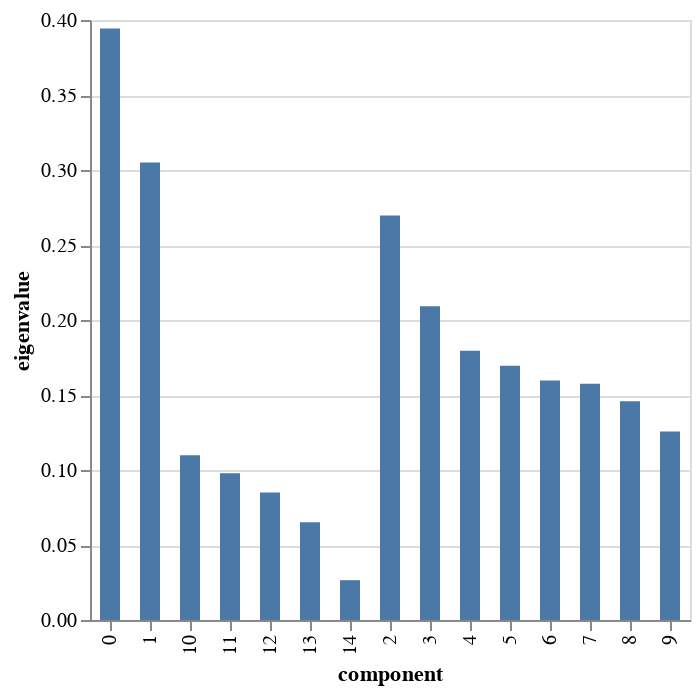

Notebook code cell kept with this figure:
### Code cell
# %load solutions/pred/mca.py

### Figure 1 — Vega-Lite specification as saved in the notebook (floating-point values rounded to 4 significant figures)
{"config": {"view": {"continuousWidth": 300, "continuousHeight": 300}}, "data": {"name": "data-d4319300dda22cfb9cd6f3b8f1eb6065"}, "mark": {"type": "bar", "size": 10}, "encoding": {"tooltip": [{"field": "component", "type": "nominal"}, {"field": "eigenvalue", "type": "quantitative"}, {"field": "% of variance", "type": "quantitative"}, {"field": "% of variance (cumulative)", "type": "quantitative"}], "x": {"field": "component", "type": "nominal"}, "y": {"field": "eigenvalue", "type": "quantitative"}}, "$schema": "https://vega.github.io/schema/vega-lite/v5.8.0.json", "datasets": {"data-d4319300dda22cfb9cd6f3b8f1eb6065": [{"component": "0", "eigenvalue": 0.3943, "% of variance": 15.77, "% of variance (cumulative)": 15.77}, {"component": "1", "eigenvalue": 0.3051, "% of variance": 12.2, "% of variance (cumulative)": 27.98}, {"component": "2", "eigenvalue": 0.2696, "% of variance": 10.79, "% of variance (cumulative)": 38.76}, {"component": "3", "eigenvalue": 0.2092, "% of variance": 8.367, "% of variance (cumulative)": 47.13}, {"component": "4", "eigenvalue": 0.1795, "% of variance": 7.181, "% of variance (cumulative)": 54.31}, {"component": "5", "eigenvalue": 0.1694, "% of variance": 6.778, "% of variance (cumulative)": 61.09}, {"component": "6", "eigenvalue": 0.1597, "% of variance": 6.389, "% of variance (cumulative)": 67.48}, {"component": "7", "eigenvalue": 0.1574, "% of variance": 6.297, "% of variance (cumulative)": 73.78}, {"component": "8", "eigenvalue": 0.1458, "% of variance": 5.83, "% of variance (cumulative)": 79.61}, {"component": "9", "eigenvalue": 0.1256, "% of variance": 5.024, "% of variance (cumulative)": 84.63}, {"component": "10", "eigenvalue": 0.1098, "% of variance": 4.393, "% of variance (cumulative)": 89.02}, {"component": "11", "eigenvalue": 0.09786, "% of variance": 3.915, "% of variance (cumulative)": 92.94}, {"component": "12", "eigenvalue": 0.08496, "% of variance": 3.398, "% of variance (cumulative)": 96.33}, {"component": "13", "eigenvalue": 0.06509, "% of variance": 2.604, "% of variance (cumulative)": 98.94}, {"component": "14", "eigenvalue": 0.02655, "% of variance": 1.062, "% of variance (cumulative)": 100.0}]}}
